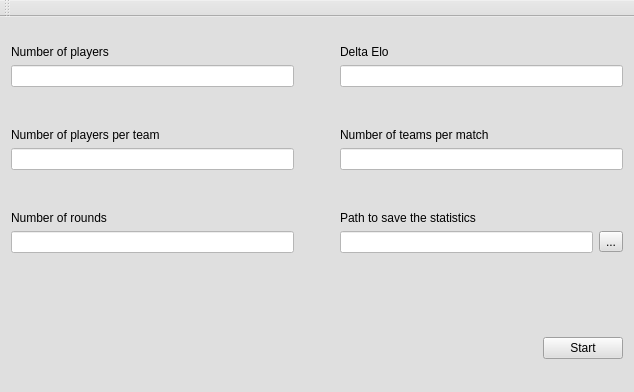
<?xml version="1.0" encoding="UTF-8"?>
<ui version="4.0">
 <class>TFG_ELO_UIClass</class>
 <widget class="QMainWindow" name="TFG_ELO_UIClass">
  <property name="geometry">
   <rect>
    <x>0</x>
    <y>0</y>
    <width>634</width>
    <height>392</height>
   </rect>
  </property>
  <property name="windowTitle">
   <string>EloSim</string>
  </property>
  <property name="styleSheet">
   <string notr="true">background-color: rgb(223, 223, 223);
</string>
  </property>
  <widget class="QWidget" name="centralWidget">
   <layout class="QVBoxLayout" name="verticalLayout_12">
    <item>
     <layout class="QHBoxLayout" name="horizontalLayout_5">
      <item>
       <layout class="QVBoxLayout" name="verticalLayout_13">
        <item>
         <spacer name="verticalSpacer">
          <property name="orientation">
           <enum>Qt::Vertical</enum>
          </property>
          <property name="sizeHint" stdset="0">
           <size>
            <width>20</width>
            <height>40</height>
           </size>
          </property>
         </spacer>
        </item>
        <item>
         <widget class="QLabel" name="numPlayersLabel">
          <property name="text">
           <string>Number of players</string>
          </property>
         </widget>
        </item>
        <item>
         <widget class="QLineEdit" name="numPlayersEdit">
          <property name="styleSheet">
           <string notr="true">background-color: rgb(255, 255, 255);</string>
          </property>
         </widget>
        </item>
        <item>
         <spacer name="verticalSpacer_2">
          <property name="orientation">
           <enum>Qt::Vertical</enum>
          </property>
          <property name="sizeHint" stdset="0">
           <size>
            <width>20</width>
            <height>40</height>
           </size>
          </property>
         </spacer>
        </item>
       </layout>
      </item>
      <item>
       <spacer name="horizontalSpacer">
        <property name="orientation">
         <enum>Qt::Horizontal</enum>
        </property>
        <property name="sizeType">
         <enum>QSizePolicy::Fixed</enum>
        </property>
        <property name="sizeHint" stdset="0">
         <size>
          <width>40</width>
          <height>20</height>
         </size>
        </property>
       </spacer>
      </item>
      <item>
       <layout class="QVBoxLayout" name="verticalLayout_14">
        <item>
         <spacer name="verticalSpacer_3">
          <property name="orientation">
           <enum>Qt::Vertical</enum>
          </property>
          <property name="sizeHint" stdset="0">
           <size>
            <width>20</width>
            <height>40</height>
           </size>
          </property>
         </spacer>
        </item>
        <item>
         <widget class="QLabel" name="deltaEloLabel">
          <property name="text">
           <string>Delta Elo</string>
          </property>
         </widget>
        </item>
        <item>
         <widget class="QLineEdit" name="deltaEloEdit">
          <property name="styleSheet">
           <string notr="true">background-color: rgb(255, 255, 255);</string>
          </property>
         </widget>
        </item>
        <item>
         <spacer name="verticalSpacer_4">
          <property name="orientation">
           <enum>Qt::Vertical</enum>
          </property>
          <property name="sizeHint" stdset="0">
           <size>
            <width>20</width>
            <height>40</height>
           </size>
          </property>
         </spacer>
        </item>
       </layout>
      </item>
     </layout>
    </item>
    <item>
     <layout class="QHBoxLayout" name="horizontalLayout_10">
      <item>
       <layout class="QVBoxLayout" name="verticalLayout_16">
        <item>
         <spacer name="verticalSpacer_5">
          <property name="orientation">
           <enum>Qt::Vertical</enum>
          </property>
          <property name="sizeHint" stdset="0">
           <size>
            <width>20</width>
            <height>40</height>
           </size>
          </property>
         </spacer>
        </item>
        <item>
         <widget class="QLabel" name="NumPlayersTeamLabel">
          <property name="text">
           <string>Number of players per team</string>
          </property>
         </widget>
        </item>
        <item>
         <widget class="QLineEdit" name="numPlayerTeamEdit">
          <property name="styleSheet">
           <string notr="true">background-color: rgb(255, 255, 255);</string>
          </property>
         </widget>
        </item>
        <item>
         <spacer name="verticalSpacer_6">
          <property name="orientation">
           <enum>Qt::Vertical</enum>
          </property>
          <property name="sizeHint" stdset="0">
           <size>
            <width>20</width>
            <height>40</height>
           </size>
          </property>
         </spacer>
        </item>
       </layout>
      </item>
      <item>
       <spacer name="horizontalSpacer_2">
        <property name="orientation">
         <enum>Qt::Horizontal</enum>
        </property>
        <property name="sizeType">
         <enum>QSizePolicy::Fixed</enum>
        </property>
        <property name="sizeHint" stdset="0">
         <size>
          <width>40</width>
          <height>20</height>
         </size>
        </property>
       </spacer>
      </item>
      <item>
       <layout class="QVBoxLayout" name="verticalLayout_15">
        <item>
         <spacer name="verticalSpacer_7">
          <property name="orientation">
           <enum>Qt::Vertical</enum>
          </property>
          <property name="sizeHint" stdset="0">
           <size>
            <width>20</width>
            <height>40</height>
           </size>
          </property>
         </spacer>
        </item>
        <item>
         <widget class="QLabel" name="numTeamsMatchLabel">
          <property name="text">
           <string>Number of teams per match</string>
          </property>
         </widget>
        </item>
        <item>
         <widget class="QLineEdit" name="numTeamsMatchEdit">
          <property name="styleSheet">
           <string notr="true">background-color: rgb(255, 255, 255);</string>
          </property>
         </widget>
        </item>
        <item>
         <spacer name="verticalSpacer_8">
          <property name="orientation">
           <enum>Qt::Vertical</enum>
          </property>
          <property name="sizeHint" stdset="0">
           <size>
            <width>20</width>
            <height>40</height>
           </size>
          </property>
         </spacer>
        </item>
       </layout>
      </item>
     </layout>
    </item>
    <item>
     <layout class="QHBoxLayout" name="horizontalLayout_11">
      <item>
       <layout class="QVBoxLayout" name="verticalLayout_19">
        <item>
         <spacer name="verticalSpacer_9">
          <property name="orientation">
           <enum>Qt::Vertical</enum>
          </property>
          <property name="sizeHint" stdset="0">
           <size>
            <width>20</width>
            <height>40</height>
           </size>
          </property>
         </spacer>
        </item>
        <item>
         <widget class="QLabel" name="numRoundsLabel">
          <property name="text">
           <string>Number of rounds</string>
          </property>
         </widget>
        </item>
        <item>
         <widget class="QLineEdit" name="numRoundsEdit">
          <property name="styleSheet">
           <string notr="true">background-color: rgb(255, 255, 255);</string>
          </property>
         </widget>
        </item>
        <item>
         <spacer name="verticalSpacer_10">
          <property name="orientation">
           <enum>Qt::Vertical</enum>
          </property>
          <property name="sizeHint" stdset="0">
           <size>
            <width>20</width>
            <height>40</height>
           </size>
          </property>
         </spacer>
        </item>
       </layout>
      </item>
      <item>
       <spacer name="horizontalSpacer_3">
        <property name="orientation">
         <enum>Qt::Horizontal</enum>
        </property>
        <property name="sizeType">
         <enum>QSizePolicy::Fixed</enum>
        </property>
        <property name="sizeHint" stdset="0">
         <size>
          <width>40</width>
          <height>20</height>
         </size>
        </property>
       </spacer>
      </item>
      <item>
       <layout class="QVBoxLayout" name="verticalLayout_17">
        <item>
         <spacer name="verticalSpacer_11">
          <property name="orientation">
           <enum>Qt::Vertical</enum>
          </property>
          <property name="sizeHint" stdset="0">
           <size>
            <width>20</width>
            <height>40</height>
           </size>
          </property>
         </spacer>
        </item>
        <item>
         <widget class="QLabel" name="pathLabel">
          <property name="text">
           <string>Path to save the statistics</string>
          </property>
         </widget>
        </item>
        <item>
         <layout class="QHBoxLayout" name="horizontalLayout_13">
          <item>
           <widget class="QLineEdit" name="pathEdit">
            <property name="styleSheet">
             <string notr="true">background-color: rgb(255, 255, 255);</string>
            </property>
           </widget>
          </item>
          <item>
           <widget class="QToolButton" name="directoryButton">
            <property name="text">
             <string>...</string>
            </property>
           </widget>
          </item>
         </layout>
        </item>
        <item>
         <spacer name="verticalSpacer_12">
          <property name="orientation">
           <enum>Qt::Vertical</enum>
          </property>
          <property name="sizeHint" stdset="0">
           <size>
            <width>20</width>
            <height>40</height>
           </size>
          </property>
         </spacer>
        </item>
       </layout>
      </item>
     </layout>
    </item>
    <item>
     <spacer name="verticalSpacer_13">
      <property name="orientation">
       <enum>Qt::Vertical</enum>
      </property>
      <property name="sizeType">
       <enum>QSizePolicy::Fixed</enum>
      </property>
      <property name="sizeHint" stdset="0">
       <size>
        <width>20</width>
        <height>60</height>
       </size>
      </property>
     </spacer>
    </item>
    <item>
     <layout class="QHBoxLayout" name="horizontalLayout_12">
      <item>
       <spacer name="horizontalSpacer_4">
        <property name="orientation">
         <enum>Qt::Horizontal</enum>
        </property>
        <property name="sizeHint" stdset="0">
         <size>
          <width>40</width>
          <height>20</height>
         </size>
        </property>
       </spacer>
      </item>
      <item>
       <widget class="QPushButton" name="startButton">
        <property name="text">
         <string>Start</string>
        </property>
       </widget>
      </item>
     </layout>
    </item>
   </layout>
  </widget>
  <widget class="QMenuBar" name="menuBar">
   <property name="geometry">
    <rect>
     <x>0</x>
     <y>0</y>
     <width>634</width>
     <height>21</height>
    </rect>
   </property>
  </widget>
  <widget class="QToolBar" name="mainToolBar">
   <attribute name="toolBarArea">
    <enum>TopToolBarArea</enum>
   </attribute>
   <attribute name="toolBarBreak">
    <bool>false</bool>
   </attribute>
  </widget>
  <widget class="QStatusBar" name="statusBar"/>
 </widget>
 <layoutdefault spacing="6" margin="11"/>
 <resources>
  <include location="TFG_ELO_UI.qrc"/>
 </resources>
 <connections/>
</ui>
